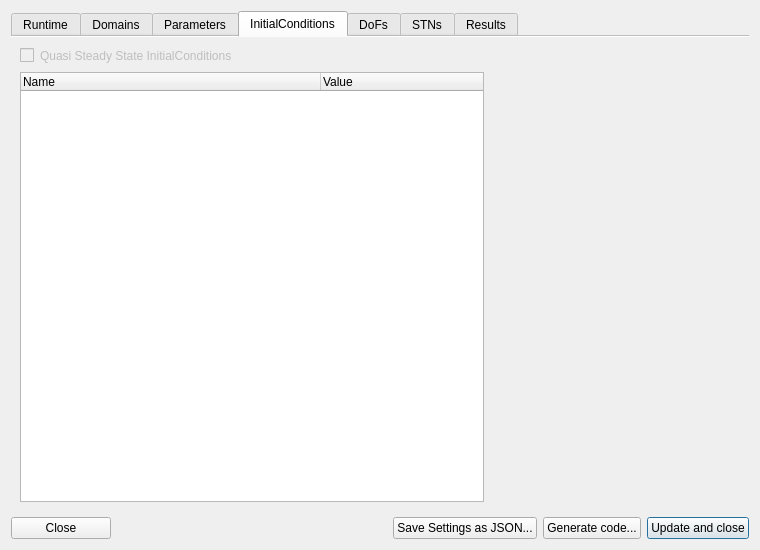
<?xml version="1.0" encoding="UTF-8"?>
<ui version="4.0">
 <class>SimulationExplorer</class>
 <widget class="QDialog" name="SimulationExplorer">
  <property name="windowModality">
   <enum>Qt::WindowModal</enum>
  </property>
  <property name="geometry">
   <rect>
    <x>0</x>
    <y>0</y>
    <width>760</width>
    <height>550</height>
   </rect>
  </property>
  <property name="sizePolicy">
   <sizepolicy hsizetype="Preferred" vsizetype="Preferred">
    <horstretch>0</horstretch>
    <verstretch>0</verstretch>
   </sizepolicy>
  </property>
  <property name="windowTitle">
   <string>Simulation Explorer</string>
  </property>
  <layout class="QVBoxLayout" name="verticalLayout_2">
   <item>
    <widget class="QTabWidget" name="tabWidget">
     <property name="minimumSize">
      <size>
       <width>250</width>
       <height>0</height>
      </size>
     </property>
     <property name="tabPosition">
      <enum>QTabWidget::North</enum>
     </property>
     <property name="tabShape">
      <enum>QTabWidget::Rounded</enum>
     </property>
     <property name="currentIndex">
      <number>3</number>
     </property>
     <property name="documentMode">
      <bool>true</bool>
     </property>
     <widget class="QWidget" name="tab_Runtume">
      <attribute name="title">
       <string>Runtime</string>
      </attribute>
      <attribute name="toolTip">
       <string>&lt;html&gt;&lt;head/&gt;&lt;body&gt;&lt;p&gt;Set the runtime data.&lt;/p&gt;&lt;/body&gt;&lt;/html&gt;</string>
      </attribute>
      <layout class="QVBoxLayout" name="verticalLayout_6">
       <item>
        <layout class="QFormLayout" name="formLayout">
         <property name="fieldGrowthPolicy">
          <enum>QFormLayout::AllNonFixedFieldsGrow</enum>
         </property>
         <item row="0" column="0">
          <widget class="QLabel" name="testNameLabel">
           <property name="minimumSize">
            <size>
             <width>200</width>
             <height>0</height>
            </size>
           </property>
           <property name="text">
            <string>Simulation name</string>
           </property>
          </widget>
         </item>
         <item row="0" column="1">
          <widget class="QLineEdit" name="simulationNameEdit">
           <property name="enabled">
            <bool>true</bool>
           </property>
           <property name="text">
            <string/>
           </property>
          </widget>
         </item>
         <item row="1" column="0">
          <widget class="QLabel" name="timeHorizonLabel">
           <property name="text">
            <string>Time horizon, s</string>
           </property>
          </widget>
         </item>
         <item row="1" column="1">
          <widget class="QLineEdit" name="timeHorizonEdit">
           <property name="inputMask">
            <string/>
           </property>
           <property name="text">
            <string>0.0</string>
           </property>
          </widget>
         </item>
         <item row="2" column="0">
          <widget class="QLabel" name="reportingIntervalLabel">
           <property name="text">
            <string>Reporting interval, s</string>
           </property>
          </widget>
         </item>
         <item row="2" column="1">
          <widget class="QLineEdit" name="reportingIntervalEdit">
           <property name="text">
            <string>0.0</string>
           </property>
          </widget>
         </item>
         <item row="3" column="0">
          <widget class="QLabel" name="relativeToleranceLabel">
           <property name="text">
            <string>Relative Tolerance</string>
           </property>
          </widget>
         </item>
         <item row="3" column="1">
          <widget class="QLineEdit" name="relativeToleranceEdit"/>
         </item>
         <item row="4" column="0">
          <widget class="QLabel" name="daesolverLabel">
           <property name="text">
            <string>DAE Solver</string>
           </property>
          </widget>
         </item>
         <item row="4" column="1">
          <widget class="QComboBox" name="daesolverComboBox"/>
         </item>
         <item row="5" column="0">
          <widget class="QLabel" name="lasolverLabel">
           <property name="text">
            <string>LA Solver</string>
           </property>
          </widget>
         </item>
         <item row="5" column="1">
          <widget class="QComboBox" name="lasolverComboBox"/>
         </item>
         <item row="6" column="0">
          <widget class="QLabel" name="dataReporterLabel">
           <property name="text">
            <string>Data Reporter</string>
           </property>
          </widget>
         </item>
         <item row="6" column="1">
          <widget class="QComboBox" name="datareporterComboBox"/>
         </item>
         <item row="7" column="0">
          <widget class="QLabel" name="logLabel">
           <property name="text">
            <string>Log</string>
           </property>
          </widget>
         </item>
         <item row="7" column="1">
          <widget class="QComboBox" name="logComboBox"/>
         </item>
        </layout>
       </item>
      </layout>
     </widget>
     <widget class="QWidget" name="tab_Domains">
      <attribute name="title">
       <string>Domains</string>
      </attribute>
      <attribute name="toolTip">
       <string>&lt;html&gt;&lt;head/&gt;&lt;body&gt;&lt;p&gt;Set the data related to domains.&lt;/p&gt;&lt;/body&gt;&lt;/html&gt;</string>
      </attribute>
      <layout class="QHBoxLayout" name="horizontalLayout">
       <item>
        <widget class="QTreeWidget" name="treeDomains">
         <property name="sizePolicy">
          <sizepolicy hsizetype="Expanding" vsizetype="Expanding">
           <horstretch>1</horstretch>
           <verstretch>0</verstretch>
          </sizepolicy>
         </property>
         <property name="minimumSize">
          <size>
           <width>400</width>
           <height>200</height>
          </size>
         </property>
         <property name="alternatingRowColors">
          <bool>true</bool>
         </property>
         <attribute name="headerDefaultSectionSize">
          <number>300</number>
         </attribute>
         <attribute name="headerMinimumSectionSize">
          <number>100</number>
         </attribute>
         <column>
          <property name="text">
           <string>Name</string>
          </property>
         </column>
         <column>
          <property name="text">
           <string>Value</string>
          </property>
         </column>
        </widget>
       </item>
       <item>
        <widget class="QFrame" name="frameDomains">
         <property name="sizePolicy">
          <sizepolicy hsizetype="MinimumExpanding" vsizetype="Preferred">
           <horstretch>0</horstretch>
           <verstretch>1</verstretch>
          </sizepolicy>
         </property>
         <property name="minimumSize">
          <size>
           <width>250</width>
           <height>200</height>
          </size>
         </property>
         <property name="frameShape">
          <enum>QFrame::NoFrame</enum>
         </property>
         <property name="frameShadow">
          <enum>QFrame::Raised</enum>
         </property>
        </widget>
       </item>
      </layout>
     </widget>
     <widget class="QWidget" name="tab_Parameters">
      <attribute name="title">
       <string>Parameters</string>
      </attribute>
      <attribute name="toolTip">
       <string>&lt;html&gt;&lt;head/&gt;&lt;body&gt;&lt;p&gt;Set the data related to parameters.&lt;/p&gt;&lt;/body&gt;&lt;/html&gt;</string>
      </attribute>
      <layout class="QHBoxLayout" name="horizontalLayout_3">
       <item>
        <widget class="QTreeWidget" name="treeParameters">
         <property name="sizePolicy">
          <sizepolicy hsizetype="Expanding" vsizetype="Expanding">
           <horstretch>1</horstretch>
           <verstretch>0</verstretch>
          </sizepolicy>
         </property>
         <property name="minimumSize">
          <size>
           <width>100</width>
           <height>200</height>
          </size>
         </property>
         <property name="styleSheet">
          <string notr="true"> /*
QTreeWidget::branch:has-siblings:!adjoins-item {
     border-image: url(images/vline.png) 0;
 }

 QTreeWidget::branch:has-siblings:adjoins-item {
     border-image: url(images/branch-more.png) 0;
 }

 QTreeWidget::branch:!has-children:!has-siblings:adjoins-item {
     border-image: url(images/branch-end.png) 0;
 }

 QTreeWidget::branch:has-children:!has-siblings:closed,
 QTreeWidget::branch:closed:has-children:has-siblings {
         border-image: none;
         image: url(images/branch-closed.png);
 }

 QTreeWidget::branch:open:has-children:!has-siblings,
 QTreeWidget::branch:open:has-children:has-siblings  {
         border-image: none;
         image: url(images/branch-open.png);
 }
*/
</string>
         </property>
         <property name="alternatingRowColors">
          <bool>true</bool>
         </property>
         <attribute name="headerDefaultSectionSize">
          <number>300</number>
         </attribute>
         <attribute name="headerMinimumSectionSize">
          <number>100</number>
         </attribute>
         <column>
          <property name="text">
           <string>Name</string>
          </property>
         </column>
         <column>
          <property name="text">
           <string>Value</string>
          </property>
         </column>
        </widget>
       </item>
       <item>
        <widget class="QFrame" name="frameParameters">
         <property name="sizePolicy">
          <sizepolicy hsizetype="MinimumExpanding" vsizetype="Preferred">
           <horstretch>0</horstretch>
           <verstretch>1</verstretch>
          </sizepolicy>
         </property>
         <property name="minimumSize">
          <size>
           <width>250</width>
           <height>200</height>
          </size>
         </property>
         <property name="frameShape">
          <enum>QFrame::NoFrame</enum>
         </property>
         <property name="frameShadow">
          <enum>QFrame::Raised</enum>
         </property>
        </widget>
       </item>
      </layout>
     </widget>
     <widget class="QWidget" name="tab_InitialConditions">
      <attribute name="title">
       <string>InitialConditions</string>
      </attribute>
      <attribute name="toolTip">
       <string>&lt;html&gt;&lt;head/&gt;&lt;body&gt;&lt;p&gt;Set the initial conditions for differential variables.&lt;/p&gt;&lt;/body&gt;&lt;/html&gt;</string>
      </attribute>
      <layout class="QVBoxLayout" name="verticalLayout">
       <item>
        <layout class="QHBoxLayout" name="horizontalLayout_4">
         <item>
          <widget class="QCheckBox" name="quazySteadyStateCheckBox">
           <property name="enabled">
            <bool>false</bool>
           </property>
          </widget>
         </item>
         <item>
          <widget class="QLabel" name="initialConditionsLabel">
           <property name="enabled">
            <bool>false</bool>
           </property>
           <property name="sizePolicy">
            <sizepolicy hsizetype="Minimum" vsizetype="Preferred">
             <horstretch>0</horstretch>
             <verstretch>0</verstretch>
            </sizepolicy>
           </property>
           <property name="minimumSize">
            <size>
             <width>0</width>
             <height>0</height>
            </size>
           </property>
           <property name="text">
            <string>Quasi Steady State InitialConditions</string>
           </property>
          </widget>
         </item>
         <item>
          <spacer name="horizontalSpacer_2">
           <property name="orientation">
            <enum>Qt::Horizontal</enum>
           </property>
           <property name="sizeHint" stdset="0">
            <size>
             <width>40</width>
             <height>20</height>
            </size>
           </property>
          </spacer>
         </item>
        </layout>
       </item>
       <item>
        <layout class="QHBoxLayout" name="horizontalLayout_7">
         <item>
          <widget class="QTreeWidget" name="treeInitialConditions">
           <property name="sizePolicy">
            <sizepolicy hsizetype="Expanding" vsizetype="Expanding">
             <horstretch>1</horstretch>
             <verstretch>0</verstretch>
            </sizepolicy>
           </property>
           <property name="minimumSize">
            <size>
             <width>400</width>
             <height>200</height>
            </size>
           </property>
           <property name="alternatingRowColors">
            <bool>true</bool>
           </property>
           <attribute name="headerDefaultSectionSize">
            <number>300</number>
           </attribute>
           <attribute name="headerMinimumSectionSize">
            <number>100</number>
           </attribute>
           <column>
            <property name="text">
             <string>Name</string>
            </property>
           </column>
           <column>
            <property name="text">
             <string>Value</string>
            </property>
           </column>
          </widget>
         </item>
         <item>
          <widget class="QFrame" name="frameInitialConditions">
           <property name="sizePolicy">
            <sizepolicy hsizetype="MinimumExpanding" vsizetype="Preferred">
             <horstretch>0</horstretch>
             <verstretch>1</verstretch>
            </sizepolicy>
           </property>
           <property name="minimumSize">
            <size>
             <width>250</width>
             <height>200</height>
            </size>
           </property>
           <property name="frameShape">
            <enum>QFrame::NoFrame</enum>
           </property>
           <property name="frameShadow">
            <enum>QFrame::Raised</enum>
           </property>
          </widget>
         </item>
        </layout>
       </item>
      </layout>
     </widget>
     <widget class="QWidget" name="tab_DOFs">
      <attribute name="title">
       <string>DoFs</string>
      </attribute>
      <attribute name="toolTip">
       <string>&lt;html&gt;&lt;head/&gt;&lt;body&gt;&lt;p&gt;Set the values of assigned variables (Degrees of Freedom).&lt;/p&gt;&lt;/body&gt;&lt;/html&gt;</string>
      </attribute>
      <layout class="QHBoxLayout" name="horizontalLayout_6">
       <item>
        <widget class="QTreeWidget" name="treeDOFs">
         <property name="sizePolicy">
          <sizepolicy hsizetype="Expanding" vsizetype="Expanding">
           <horstretch>1</horstretch>
           <verstretch>0</verstretch>
          </sizepolicy>
         </property>
         <property name="minimumSize">
          <size>
           <width>400</width>
           <height>200</height>
          </size>
         </property>
         <property name="alternatingRowColors">
          <bool>true</bool>
         </property>
         <attribute name="headerDefaultSectionSize">
          <number>300</number>
         </attribute>
         <attribute name="headerMinimumSectionSize">
          <number>100</number>
         </attribute>
         <column>
          <property name="text">
           <string>Name</string>
          </property>
         </column>
         <column>
          <property name="text">
           <string>Value</string>
          </property>
         </column>
        </widget>
       </item>
       <item>
        <widget class="QFrame" name="frameDOFs">
         <property name="sizePolicy">
          <sizepolicy hsizetype="MinimumExpanding" vsizetype="Preferred">
           <horstretch>0</horstretch>
           <verstretch>1</verstretch>
          </sizepolicy>
         </property>
         <property name="minimumSize">
          <size>
           <width>250</width>
           <height>200</height>
          </size>
         </property>
         <property name="frameShape">
          <enum>QFrame::NoFrame</enum>
         </property>
         <property name="frameShadow">
          <enum>QFrame::Raised</enum>
         </property>
        </widget>
       </item>
      </layout>
     </widget>
     <widget class="QWidget" name="tab_StateTransitions">
      <attribute name="title">
       <string>STNs</string>
      </attribute>
      <attribute name="toolTip">
       <string>&lt;html&gt;&lt;head/&gt;&lt;body&gt;&lt;p&gt;Set the data related to State Transition Networks.&lt;/p&gt;&lt;/body&gt;&lt;/html&gt;</string>
      </attribute>
      <layout class="QHBoxLayout" name="horizontalLayout_5">
       <item>
        <widget class="QTreeWidget" name="treeSTNs">
         <property name="sizePolicy">
          <sizepolicy hsizetype="Expanding" vsizetype="Expanding">
           <horstretch>1</horstretch>
           <verstretch>0</verstretch>
          </sizepolicy>
         </property>
         <property name="minimumSize">
          <size>
           <width>400</width>
           <height>200</height>
          </size>
         </property>
         <property name="editTriggers">
          <set>QAbstractItemView::NoEditTriggers</set>
         </property>
         <property name="alternatingRowColors">
          <bool>true</bool>
         </property>
         <property name="columnCount">
          <number>1</number>
         </property>
         <attribute name="headerVisible">
          <bool>false</bool>
         </attribute>
         <attribute name="headerDefaultSectionSize">
          <number>300</number>
         </attribute>
         <attribute name="headerMinimumSectionSize">
          <number>100</number>
         </attribute>
         <column>
          <property name="text">
           <string>Name</string>
          </property>
         </column>
        </widget>
       </item>
      </layout>
     </widget>
     <widget class="QWidget" name="tab_Results">
      <attribute name="title">
       <string>Results</string>
      </attribute>
      <attribute name="toolTip">
       <string>&lt;html&gt;&lt;head/&gt;&lt;body&gt;&lt;p&gt;Select variables to appear in the output.&lt;/p&gt;&lt;/body&gt;&lt;/html&gt;</string>
      </attribute>
      <layout class="QVBoxLayout" name="verticalLayout_8">
       <item>
        <widget class="QTreeWidget" name="treeOutputVariables">
         <property name="alternatingRowColors">
          <bool>true</bool>
         </property>
         <property name="columnCount">
          <number>1</number>
         </property>
         <attribute name="headerVisible">
          <bool>false</bool>
         </attribute>
         <attribute name="headerDefaultSectionSize">
          <number>300</number>
         </attribute>
         <attribute name="headerMinimumSectionSize">
          <number>100</number>
         </attribute>
         <column>
          <property name="text">
           <string>Name</string>
          </property>
         </column>
        </widget>
       </item>
      </layout>
     </widget>
    </widget>
   </item>
   <item>
    <layout class="QHBoxLayout" name="horizontalLayout_2">
     <item>
      <widget class="QPushButton" name="buttonCancel">
       <property name="minimumSize">
        <size>
         <width>100</width>
         <height>0</height>
        </size>
       </property>
       <property name="toolTip">
        <string>&lt;html&gt;&lt;head/&gt;&lt;body&gt;&lt;p&gt;Close this form without updating the simulation.&lt;/p&gt;&lt;/body&gt;&lt;/html&gt;</string>
       </property>
       <property name="text">
        <string>Close</string>
       </property>
       <property name="autoDefault">
        <bool>false</bool>
       </property>
       <property name="default">
        <bool>false</bool>
       </property>
      </widget>
     </item>
     <item>
      <spacer name="horizontalSpacer">
       <property name="orientation">
        <enum>Qt::Horizontal</enum>
       </property>
       <property name="sizeHint" stdset="0">
        <size>
         <width>40</width>
         <height>20</height>
        </size>
       </property>
      </spacer>
     </item>
     <item>
      <widget class="QPushButton" name="buttonSaveRuntimeSettingsAsJSON">
       <property name="toolTip">
        <string>&lt;html&gt;&lt;head/&gt;&lt;body&gt;&lt;p&gt;Save runtime settings in JSON format to the specified file.&lt;/p&gt;&lt;/body&gt;&lt;/html&gt;</string>
       </property>
       <property name="text">
        <string>Save Settings as JSON...</string>
       </property>
       <property name="autoDefault">
        <bool>false</bool>
       </property>
      </widget>
     </item>
     <item>
      <widget class="QPushButton" name="buttonGenerateCode">
       <property name="toolTip">
        <string>&lt;html&gt;&lt;head/&gt;&lt;body&gt;&lt;p&gt;Generate the code for a selected language (ANSI C, Modelica, FMI).&lt;/p&gt;&lt;/body&gt;&lt;/html&gt;</string>
       </property>
       <property name="text">
        <string>Generate code...</string>
       </property>
       <property name="autoDefault">
        <bool>false</bool>
       </property>
      </widget>
     </item>
     <item>
      <widget class="QPushButton" name="buttonUpdateSimulationAndClose">
       <property name="toolTip">
        <string>&lt;html&gt;&lt;head/&gt;&lt;body&gt;&lt;p&gt;Update the simulation with the new values, call &lt;span style=&quot; font-family:'Courier New,courier';&quot;&gt;simulation.Reinitialize()&lt;/span&gt; and close this form.&lt;/p&gt;&lt;/body&gt;&lt;/html&gt;</string>
       </property>
       <property name="text">
        <string>Update and close</string>
       </property>
       <property name="autoDefault">
        <bool>false</bool>
       </property>
       <property name="default">
        <bool>true</bool>
       </property>
      </widget>
     </item>
    </layout>
   </item>
  </layout>
 </widget>
 <resources/>
 <connections/>
</ui>
